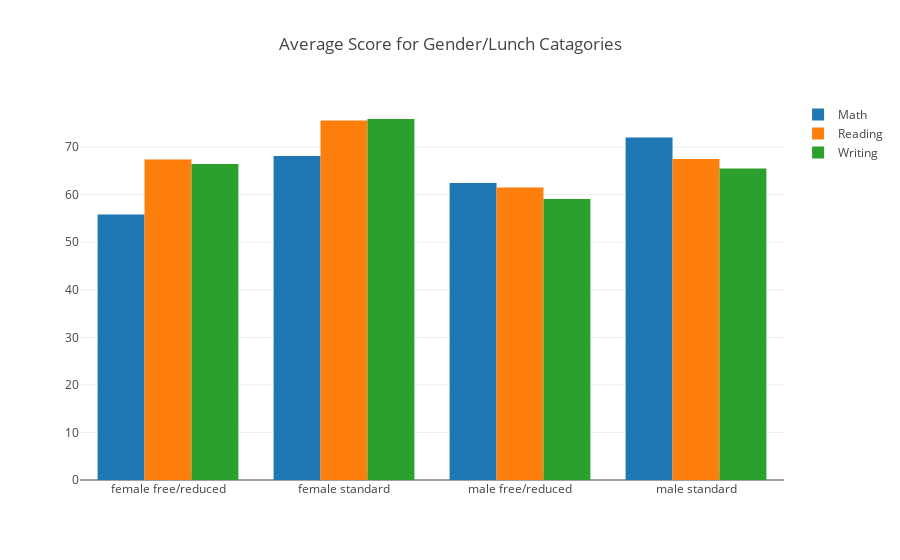

The notebook cell this image was saved under:
### Code cell
trace1= go.Bar(x= new_data,
              y= gender_lunch_mean['math score'],
              name='Math')

trace2= go.Bar(x= new_data,
              y= gender_lunch_mean['reading score'],
              name='Reading')

trace3= go.Bar(x= new_data,
              y= gender_lunch_mean['writing score'],
              name='Writing')

data=[trace1,trace2,trace3]
layout=go.Layout(title='Average Score for Gender/Lunch Catagories')
fig= go.Figure(data=data, layout=layout)
iplot(fig)

### Figure 1 — Plotly figure (JSON) as saved in the notebook; plotly's stock layout.template omitted (floating-point values rounded to 4 significant figures)
{"data": [{"name": "Math", "type": "bar", "uid": "4ee835fe-2904-11e9-903d-3cf862c2ea5b", "x": ["female free/reduced", "female standard", "male free/reduced", "male standard"], "y": [55.81, 68.12, 62.46, 72.02]}, {"name": "Reading", "type": "bar", "uid": "4ee85cec-2904-11e9-a3c2-3cf862c2ea5b", "x": ["female free/reduced", "female standard", "male free/reduced", "male standard"], "y": [67.39, 75.61, 61.54, 67.54]}, {"name": "Writing", "type": "bar", "uid": "4ee85ced-2904-11e9-8672-3cf862c2ea5b", "x": ["female free/reduced", "female standard", "male free/reduced", "male standard"], "y": [66.44, 75.93, 59.13, 65.51]}], "layout": {"title": "Average Score for Gender/Lunch Catagories"}}
